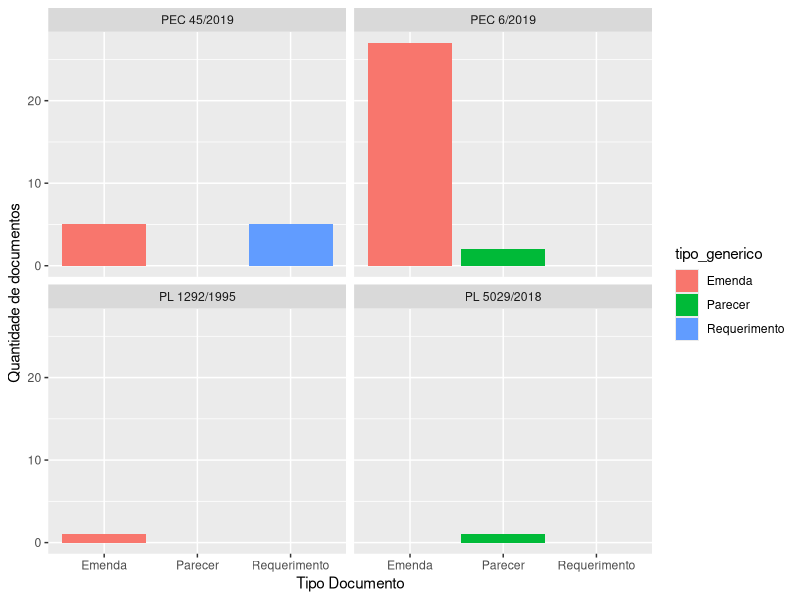
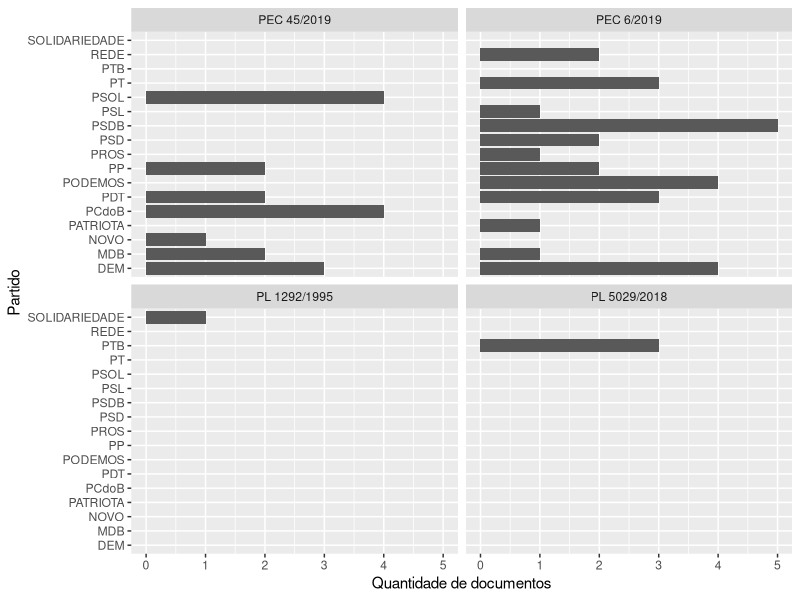

Write the R code that produced these figures, in order.
## ---- chunk 1
library(tidyverse)
atores_geral <- readr::read_csv("../../data/atores.csv")
props <- 
  readr::read_csv("../../data/proposicoes.csv") %>% 
  select(id_ext, sigla_tipo, numero, apelido, data_apresentacao) %>% 
  mutate(ano = format(data_apresentacao, "%Y"))

atores_ultima_semana <-
  atores_geral %>%  
  filter(data >= "2019-09-15") %>% 
  filter(data < "2019-09-23")

atores_apelidos <-
  atores_ultima_semana %>% 
  left_join(props, by = 'id_ext') %>% 
  mutate(nome_formal = paste0(sigla_tipo, ' ', numero, '/', ano)) 

qntd_partidos <-
  atores_apelidos %>% 
  filter(!is.na(partido)) %>% 
  group_by(partido, nome_formal) %>% 
  summarise(total_docs = sum(qtd_de_documentos))

qntd_lei <-
  atores_apelidos %>% 
  group_by(tipo_generico, nome_formal) %>% 
  summarise(total_docs = n())

p2 <- 
  ggplot(qntd_lei, aes(x = tipo_generico, y = total_docs, fill = tipo_generico)) +
  geom_col() + 
  facet_wrap( ~ nome_formal) + 
  xlab("Tipo Documento") +
  ylab("Quantidade de documentos")

p2

p3 <-
  ggplot(qntd_partidos, aes(x = partido, y = total_docs)) + 
  geom_col() + 
  facet_wrap( ~ nome_formal) + 
  coord_flip() + 
  xlab("Partido") +
  ylab("Quantidade de documentos")

p3

qntd_pec6 <-
  atores_apelidos %>% 
  filter(nome_formal == 'PEC 6/2019')

qntd_pec45 <-
  atores_apelidos %>% 
  filter(nome_formal == 'PEC 45/2019') 

qntd_pl1292 <-
  atores_apelidos %>% 
  filter(nome_formal == 'PL 1292/1995') 

qntd_pl5029 <-
  atores_apelidos %>% 
  filter(nome_formal == 'PL 5029/2018') 

